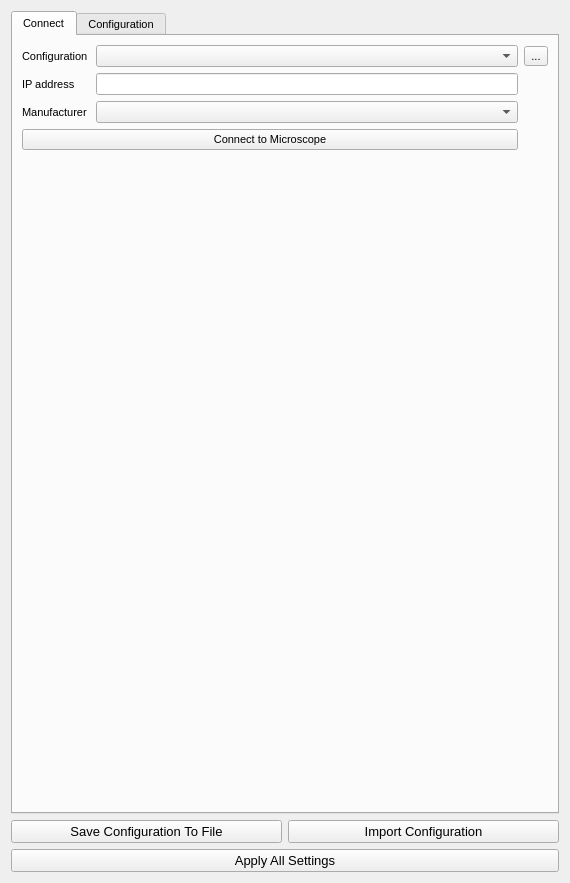
<?xml version="1.0" encoding="UTF-8"?>
<ui version="4.0">
 <class>Form</class>
 <widget class="QWidget" name="Form">
  <property name="geometry">
   <rect>
    <x>0</x>
    <y>0</y>
    <width>570</width>
    <height>883</height>
   </rect>
  </property>
  <property name="minimumSize">
   <size>
    <width>0</width>
    <height>450</height>
   </size>
  </property>
  <property name="font">
   <font>
    <pointsize>10</pointsize>
   </font>
  </property>
  <property name="windowTitle">
   <string>Form</string>
  </property>
  <layout class="QGridLayout" name="gridLayout">
   <item row="15" column="1">
    <widget class="QPushButton" name="pushButton_import_yaml">
     <property name="text">
      <string>Import Configuration</string>
     </property>
    </widget>
   </item>
   <item row="15" column="0">
    <widget class="QPushButton" name="pushButton_save_yaml">
     <property name="text">
      <string>Save Configuration To File</string>
     </property>
    </widget>
   </item>
   <item row="16" column="0" colspan="2">
    <widget class="QPushButton" name="pushButton_apply_settings">
     <property name="text">
      <string>Apply All Settings</string>
     </property>
    </widget>
   </item>
   <item row="14" column="0" colspan="2">
    <widget class="QTabWidget" name="tabWidget">
     <property name="sizePolicy">
      <sizepolicy hsizetype="Minimum" vsizetype="Expanding">
       <horstretch>0</horstretch>
       <verstretch>0</verstretch>
      </sizepolicy>
     </property>
     <property name="font">
      <font>
       <pointsize>8</pointsize>
      </font>
     </property>
     <property name="currentIndex">
      <number>0</number>
     </property>
     <property name="usesScrollButtons">
      <bool>false</bool>
     </property>
     <property name="tabBarAutoHide">
      <bool>false</bool>
     </property>
     <widget class="QWidget" name="tab_4">
      <attribute name="title">
       <string>Connect</string>
      </attribute>
      <layout class="QGridLayout" name="gridLayout_7">
       <item row="3" column="0">
        <widget class="QLabel" name="label_manufacturer">
         <property name="font">
          <font>
           <pointsize>8</pointsize>
          </font>
         </property>
         <property name="text">
          <string>Manufacturer </string>
         </property>
        </widget>
       </item>
       <item row="5" column="0" colspan="2">
        <spacer name="verticalSpacer_5">
         <property name="orientation">
          <enum>Qt::Vertical</enum>
         </property>
         <property name="sizeHint" stdset="0">
          <size>
           <width>20</width>
           <height>40</height>
          </size>
         </property>
        </spacer>
       </item>
       <item row="0" column="1">
        <widget class="QComboBox" name="comboBox_configuration"/>
       </item>
       <item row="4" column="0" colspan="2">
        <widget class="QPushButton" name="microscope_button">
         <property name="font">
          <font>
           <pointsize>8</pointsize>
          </font>
         </property>
         <property name="text">
          <string>Connect to Microscope</string>
         </property>
        </widget>
       </item>
       <item row="0" column="0">
        <widget class="QLabel" name="label_configuration">
         <property name="text">
          <string>Configuration</string>
         </property>
        </widget>
       </item>
       <item row="1" column="1">
        <widget class="QLineEdit" name="lineEdit_ipaddress"/>
       </item>
       <item row="1" column="0">
        <widget class="QLabel" name="label_ip_address">
         <property name="font">
          <font>
           <pointsize>8</pointsize>
          </font>
         </property>
         <property name="text">
          <string>IP address</string>
         </property>
        </widget>
       </item>
       <item row="3" column="1">
        <widget class="QComboBox" name="comboBox_manufacturer">
         <property name="font">
          <font>
           <pointsize>8</pointsize>
          </font>
         </property>
        </widget>
       </item>
       <item row="0" column="2">
        <widget class="QToolButton" name="toolButton_import_configuration">
         <property name="text">
          <string>...</string>
         </property>
        </widget>
       </item>
      </layout>
     </widget>
     <widget class="QWidget" name="stage_tab">
      <attribute name="title">
       <string>Configuration</string>
      </attribute>
      <layout class="QGridLayout" name="gridLayout_2">
       <item row="0" column="1">
        <widget class="QScrollArea" name="scrollArea">
         <property name="sizePolicy">
          <sizepolicy hsizetype="MinimumExpanding" vsizetype="Expanding">
           <horstretch>0</horstretch>
           <verstretch>0</verstretch>
          </sizepolicy>
         </property>
         <property name="font">
          <font>
           <pointsize>8</pointsize>
          </font>
         </property>
         <property name="horizontalScrollBarPolicy">
          <enum>Qt::ScrollBarAlwaysOff</enum>
         </property>
         <property name="sizeAdjustPolicy">
          <enum>QAbstractScrollArea::AdjustToContents</enum>
         </property>
         <property name="widgetResizable">
          <bool>true</bool>
         </property>
         <widget class="QWidget" name="scrollAreaWidgetContents">
          <property name="geometry">
           <rect>
            <x>0</x>
            <y>0</y>
            <width>514</width>
            <height>1420</height>
           </rect>
          </property>
          <layout class="QGridLayout" name="gridLayout_8">
           <item row="31" column="0">
            <widget class="QLabel" name="label_11">
             <property name="font">
              <font>
               <pointsize>8</pointsize>
              </font>
             </property>
             <property name="text">
              <string>Eucentric Height (m)</string>
             </property>
            </widget>
           </item>
           <item row="29" column="0">
            <widget class="QLabel" name="label_9">
             <property name="font">
              <font>
               <pointsize>8</pointsize>
              </font>
             </property>
             <property name="text">
              <string>Current (nA)</string>
             </property>
            </widget>
           </item>
           <item row="0" column="0">
            <widget class="QLabel" name="label_header_stage">
             <property name="font">
              <font>
               <pointsize>10</pointsize>
               <weight>75</weight>
               <bold>true</bold>
              </font>
             </property>
             <property name="text">
              <string>Stage </string>
             </property>
            </widget>
           </item>
           <item row="38" column="1">
            <widget class="QDoubleSpinBox" name="doubleSpinBox_height_eb">
             <property name="font">
              <font>
               <pointsize>8</pointsize>
              </font>
             </property>
             <property name="decimals">
              <number>4</number>
             </property>
            </widget>
           </item>
           <item row="3" column="0">
            <widget class="QLabel" name="tiltFlatToElectronLabel">
             <property name="text">
              <string>Tilt Flat To Electron (deg)</string>
             </property>
            </widget>
           </item>
           <item row="39" column="0">
            <widget class="QLabel" name="label_18">
             <property name="font">
              <font>
               <pointsize>8</pointsize>
              </font>
             </property>
             <property name="text">
              <string>Detector Type</string>
             </property>
            </widget>
           </item>
           <item row="50" column="0">
            <widget class="QLabel" name="label_31">
             <property name="font">
              <font>
               <pointsize>8</pointsize>
              </font>
             </property>
             <property name="text">
              <string>Dwell time (µs)</string>
             </property>
            </widget>
           </item>
           <item row="6" column="0">
            <widget class="QLabel" name="needleStageHeightLimitnMmLabel">
             <property name="text">
              <string>Needle Stage Height Limit (mm)</string>
             </property>
            </widget>
           </item>
           <item row="41" column="1">
            <widget class="QCheckBox" name="checkBox_apply_settings">
             <property name="font">
              <font>
               <pointsize>8</pointsize>
              </font>
             </property>
             <property name="text">
              <string>Apply Settings On Start-up</string>
             </property>
            </widget>
           </item>
           <item row="39" column="1" colspan="2">
            <widget class="QLineEdit" name="lineEdit_detector_type_eb">
             <property name="sizePolicy">
              <sizepolicy hsizetype="Minimum" vsizetype="Fixed">
               <horstretch>0</horstretch>
               <verstretch>0</verstretch>
              </sizepolicy>
             </property>
             <property name="font">
              <font>
               <pointsize>8</pointsize>
              </font>
             </property>
            </widget>
           </item>
           <item row="44" column="0" colspan="2">
            <widget class="QLabel" name="label_21">
             <property name="font">
              <font>
               <pointsize>10</pointsize>
               <weight>75</weight>
               <bold>true</bold>
              </font>
             </property>
             <property name="text">
              <string>User Settings </string>
             </property>
            </widget>
           </item>
           <item row="29" column="1">
            <widget class="QDoubleSpinBox" name="doubleSpinBox_ion_current">
             <property name="font">
              <font>
               <pointsize>8</pointsize>
              </font>
             </property>
             <property name="focusPolicy">
              <enum>Qt::ClickFocus</enum>
             </property>
             <property name="decimals">
              <number>4</number>
             </property>
             <property name="maximum">
              <double>1000000.000000000000000</double>
             </property>
            </widget>
           </item>
           <item row="40" column="0">
            <widget class="QLabel" name="label_19">
             <property name="font">
              <font>
               <pointsize>8</pointsize>
              </font>
             </property>
             <property name="text">
              <string>Detector Mode</string>
             </property>
            </widget>
           </item>
           <item row="31" column="1">
            <widget class="QDoubleSpinBox" name="doubleSpinBox_height_ion">
             <property name="font">
              <font>
               <pointsize>8</pointsize>
              </font>
             </property>
             <property name="focusPolicy">
              <enum>Qt::ClickFocus</enum>
             </property>
             <property name="decimals">
              <number>4</number>
             </property>
            </widget>
           </item>
           <item row="42" column="1">
            <widget class="QCheckBox" name="checkBox_connect_automatically">
             <property name="font">
              <font>
               <pointsize>8</pointsize>
              </font>
             </property>
             <property name="text">
              <string>Connect Automatically</string>
             </property>
            </widget>
           </item>
           <item row="15" column="1">
            <widget class="QCheckBox" name="checkBox_stage_enabled">
             <property name="text">
              <string>Enabled</string>
             </property>
             <property name="checked">
              <bool>true</bool>
             </property>
            </widget>
           </item>
           <item row="49" column="0">
            <widget class="QLabel" name="label_30">
             <property name="font">
              <font>
               <pointsize>8</pointsize>
              </font>
             </property>
             <property name="text">
              <string>Rate (mm3/A/s)</string>
             </property>
            </widget>
           </item>
           <item row="33" column="1" colspan="2">
            <widget class="QLineEdit" name="lineEdit_detector_mode_ion">
             <property name="sizePolicy">
              <sizepolicy hsizetype="Minimum" vsizetype="Fixed">
               <horstretch>0</horstretch>
               <verstretch>0</verstretch>
              </sizepolicy>
             </property>
             <property name="font">
              <font>
               <pointsize>8</pointsize>
              </font>
             </property>
            </widget>
           </item>
           <item row="53" column="1">
            <widget class="QSpinBox" name="spinBox_res_width">
             <property name="focusPolicy">
              <enum>Qt::ClickFocus</enum>
             </property>
             <property name="maximum">
              <number>100000</number>
             </property>
            </widget>
           </item>
           <item row="11" column="0">
            <widget class="QLabel" name="label_3">
             <property name="font">
              <font>
               <pointsize>8</pointsize>
               <underline>false</underline>
              </font>
             </property>
             <property name="text">
              <string>Ion Beam</string>
             </property>
            </widget>
           </item>
           <item row="26" column="0" colspan="2">
            <widget class="QLabel" name="label_20">
             <property name="font">
              <font>
               <pointsize>10</pointsize>
               <weight>75</weight>
               <bold>true</bold>
              </font>
             </property>
             <property name="text">
              <string>System settings</string>
             </property>
            </widget>
           </item>
           <item row="46" column="1">
            <widget class="QDoubleSpinBox" name="doubleSpinBox_milling_current">
             <property name="focusPolicy">
              <enum>Qt::ClickFocus</enum>
             </property>
             <property name="decimals">
              <number>4</number>
             </property>
             <property name="maximum">
              <double>100000.000000000000000</double>
             </property>
            </widget>
           </item>
           <item row="16" column="1">
            <widget class="QCheckBox" name="checkBox_stage_rotation">
             <property name="text">
              <string>Rotation</string>
             </property>
             <property name="checked">
              <bool>true</bool>
             </property>
            </widget>
           </item>
           <item row="2" column="1">
            <widget class="QDoubleSpinBox" name="rotationFlatToIonSpinBox">
             <property name="focusPolicy">
              <enum>Qt::ClickFocus</enum>
             </property>
             <property name="minimum">
              <double>-360.000000000000000</double>
             </property>
             <property name="maximum">
              <double>360.000000000000000</double>
             </property>
            </widget>
           </item>
           <item row="19" column="0">
            <widget class="QLabel" name="label_5">
             <property name="font">
              <font>
               <pointsize>8</pointsize>
               <underline>false</underline>
              </font>
             </property>
             <property name="text">
              <string>Manipulator</string>
             </property>
            </widget>
           </item>
           <item row="8" column="1">
            <widget class="QCheckBox" name="checkBox_eb">
             <property name="text">
              <string>Enabled</string>
             </property>
             <property name="checked">
              <bool>true</bool>
             </property>
            </widget>
           </item>
           <item row="37" column="0">
            <widget class="QLabel" name="label_16">
             <property name="font">
              <font>
               <pointsize>8</pointsize>
              </font>
             </property>
             <property name="text">
              <string>Current (nA)</string>
             </property>
            </widget>
           </item>
           <item row="40" column="1" colspan="2">
            <widget class="QLineEdit" name="lineEdit_detector_mode_eb">
             <property name="sizePolicy">
              <sizepolicy hsizetype="Minimum" vsizetype="Fixed">
               <horstretch>0</horstretch>
               <verstretch>0</verstretch>
              </sizepolicy>
             </property>
             <property name="font">
              <font>
               <pointsize>8</pointsize>
              </font>
             </property>
            </widget>
           </item>
           <item row="28" column="0">
            <widget class="QLabel" name="label_8">
             <property name="font">
              <font>
               <pointsize>8</pointsize>
              </font>
             </property>
             <property name="text">
              <string>Voltage (V)</string>
             </property>
            </widget>
           </item>
           <item row="58" column="0">
            <widget class="QLabel" name="label_39">
             <property name="font">
              <font>
               <pointsize>8</pointsize>
              </font>
             </property>
             <property name="text">
              <string>Save</string>
             </property>
            </widget>
           </item>
           <item row="53" column="0">
            <widget class="QLabel" name="label_34">
             <property name="font">
              <font>
               <pointsize>8</pointsize>
              </font>
             </property>
             <property name="text">
              <string>Resolution</string>
             </property>
            </widget>
           </item>
           <item row="46" column="0">
            <widget class="QLabel" name="label_28">
             <property name="font">
              <font>
               <pointsize>8</pointsize>
              </font>
             </property>
             <property name="text">
              <string>Milling Current (nA)</string>
             </property>
            </widget>
           </item>
           <item row="45" column="0">
            <widget class="QLabel" name="label_27">
             <property name="font">
              <font>
               <pointsize>10</pointsize>
               <underline>true</underline>
              </font>
             </property>
             <property name="text">
              <string>Milling</string>
             </property>
            </widget>
           </item>
           <item row="50" column="1">
            <widget class="QDoubleSpinBox" name="doubleSpinBox_dwell_time_milling">
             <property name="focusPolicy">
              <enum>Qt::ClickFocus</enum>
             </property>
             <property name="decimals">
              <number>4</number>
             </property>
             <property name="maximum">
              <double>100000.000000000000000</double>
             </property>
            </widget>
           </item>
           <item row="1" column="0">
            <widget class="QLabel" name="rotationFlatToElectronLabel">
             <property name="text">
              <string>Rotation Flat To Electron (deg)</string>
             </property>
            </widget>
           </item>
           <item row="24" column="1">
            <widget class="QCheckBox" name="checkBox_gis_enabled">
             <property name="text">
              <string>Enabled</string>
             </property>
             <property name="checked">
              <bool>true</bool>
             </property>
            </widget>
           </item>
           <item row="12" column="1">
            <widget class="QCheckBox" name="checkBox_select_plasma_gas">
             <property name="text">
              <string>Can Select Plasma Gas</string>
             </property>
            </widget>
           </item>
           <item row="55" column="1" colspan="2">
            <widget class="QLineEdit" name="lineEdit_beam_type">
             <property name="sizePolicy">
              <sizepolicy hsizetype="Minimum" vsizetype="Fixed">
               <horstretch>0</horstretch>
               <verstretch>0</verstretch>
              </sizepolicy>
             </property>
            </widget>
           </item>
           <item row="8" column="0">
            <widget class="QLabel" name="label_2">
             <property name="font">
              <font>
               <pointsize>8</pointsize>
               <underline>false</underline>
              </font>
             </property>
             <property name="text">
              <string>Electron Beam</string>
             </property>
            </widget>
           </item>
           <item row="4" column="1">
            <widget class="QDoubleSpinBox" name="tiltFlatToIonSpinBox">
             <property name="focusPolicy">
              <enum>Qt::ClickFocus</enum>
             </property>
             <property name="minimum">
              <double>-360.000000000000000</double>
             </property>
             <property name="maximum">
              <double>360.000000000000000</double>
             </property>
            </widget>
           </item>
           <item row="32" column="1" colspan="2">
            <widget class="QLineEdit" name="lineEdit_detector_type_ion">
             <property name="sizePolicy">
              <sizepolicy hsizetype="Minimum" vsizetype="Fixed">
               <horstretch>0</horstretch>
               <verstretch>0</verstretch>
              </sizepolicy>
             </property>
             <property name="font">
              <font>
               <pointsize>8</pointsize>
              </font>
             </property>
            </widget>
           </item>
           <item row="7" column="0">
            <widget class="QLabel" name="label">
             <property name="font">
              <font>
               <pointsize>10</pointsize>
               <weight>75</weight>
               <bold>true</bold>
              </font>
             </property>
             <property name="text">
              <string>Microscope Model</string>
             </property>
            </widget>
           </item>
           <item row="17" column="1">
            <widget class="QCheckBox" name="checkBox_stage_tilt">
             <property name="text">
              <string>Tilt</string>
             </property>
             <property name="checked">
              <bool>true</bool>
             </property>
            </widget>
           </item>
           <item row="0" column="1">
            <widget class="QPushButton" name="setStage_button">
             <property name="text">
              <string>Set Stage Parameters</string>
             </property>
            </widget>
           </item>
           <item row="15" column="0">
            <widget class="QLabel" name="label_4">
             <property name="font">
              <font>
               <pointsize>8</pointsize>
               <underline>false</underline>
              </font>
             </property>
             <property name="text">
              <string>Stage</string>
             </property>
            </widget>
           </item>
           <item row="58" column="1">
            <widget class="QCheckBox" name="checkBox_save">
             <property name="text">
              <string>Enabled</string>
             </property>
            </widget>
           </item>
           <item row="32" column="0">
            <widget class="QLabel" name="label_12">
             <property name="font">
              <font>
               <pointsize>8</pointsize>
              </font>
             </property>
             <property name="text">
              <string>Detector Type</string>
             </property>
            </widget>
           </item>
           <item row="13" column="0" colspan="2">
            <widget class="Line" name="line_2">
             <property name="orientation">
              <enum>Qt::Horizontal</enum>
             </property>
            </widget>
           </item>
           <item row="33" column="0">
            <widget class="QLabel" name="label_13">
             <property name="font">
              <font>
               <pointsize>8</pointsize>
              </font>
             </property>
             <property name="text">
              <string>Detector Mode</string>
             </property>
            </widget>
           </item>
           <item row="35" column="0">
            <widget class="QLabel" name="label_15">
             <property name="font">
              <font>
               <pointsize>8</pointsize>
              </font>
             </property>
             <property name="text">
              <string>Voltage (V)</string>
             </property>
            </widget>
           </item>
           <item row="56" column="0">
            <widget class="QLabel" name="label_37">
             <property name="font">
              <font>
               <pointsize>8</pointsize>
              </font>
             </property>
             <property name="text">
              <string>Autocontrast</string>
             </property>
            </widget>
           </item>
           <item row="57" column="1">
            <widget class="QDoubleSpinBox" name="doubleSpinBox_dwell_time_imaging">
             <property name="focusPolicy">
              <enum>Qt::ClickFocus</enum>
             </property>
             <property name="decimals">
              <number>4</number>
             </property>
             <property name="maximum">
              <double>1000000.000000000000000</double>
             </property>
            </widget>
           </item>
           <item row="1" column="1">
            <widget class="QDoubleSpinBox" name="rotationFlatToElectronSpinBox">
             <property name="focusPolicy">
              <enum>Qt::ClickFocus</enum>
             </property>
             <property name="keyboardTracking">
              <bool>false</bool>
             </property>
             <property name="minimum">
              <double>-360.000000000000000</double>
             </property>
             <property name="maximum">
              <double>360.000000000000000</double>
             </property>
            </widget>
           </item>
           <item row="4" column="0">
            <widget class="QLabel" name="tiltFlatToIonLabel">
             <property name="text">
              <string>Tilt Flat To Ion (deg)</string>
             </property>
            </widget>
           </item>
           <item row="47" column="0">
            <widget class="QLabel" name="label_29">
             <property name="font">
              <font>
               <pointsize>8</pointsize>
              </font>
             </property>
             <property name="text">
              <string>Spot Size (nm)</string>
             </property>
            </widget>
           </item>
           <item row="19" column="1">
            <widget class="QCheckBox" name="checkBox_needle_enabled">
             <property name="text">
              <string>Enabled</string>
             </property>
             <property name="checked">
              <bool>true</bool>
             </property>
            </widget>
           </item>
           <item row="59" column="0">
            <widget class="QLabel" name="label_40">
             <property name="font">
              <font>
               <pointsize>8</pointsize>
              </font>
             </property>
             <property name="text">
              <string>Gamma </string>
             </property>
            </widget>
           </item>
           <item row="27" column="0">
            <widget class="QLabel" name="label_7">
             <property name="font">
              <font>
               <pointsize>10</pointsize>
               <underline>true</underline>
              </font>
             </property>
             <property name="text">
              <string>Ion Beam</string>
             </property>
            </widget>
           </item>
           <item row="6" column="1">
            <widget class="QDoubleSpinBox" name="needleStageHeightLimitnMmDoubleSpinBox">
             <property name="focusPolicy">
              <enum>Qt::ClickFocus</enum>
             </property>
             <property name="minimum">
              <double>-99.000000000000000</double>
             </property>
            </widget>
           </item>
           <item row="20" column="1">
            <widget class="QCheckBox" name="checkBox_needle_rotation">
             <property name="text">
              <string>Rotation</string>
             </property>
             <property name="checked">
              <bool>true</bool>
             </property>
            </widget>
           </item>
           <item row="21" column="1">
            <widget class="QCheckBox" name="checkBox_needle_tilt">
             <property name="text">
              <string>Tilt</string>
             </property>
             <property name="checked">
              <bool>true</bool>
             </property>
            </widget>
           </item>
           <item row="18" column="0" colspan="2">
            <widget class="Line" name="line_3">
             <property name="orientation">
              <enum>Qt::Horizontal</enum>
             </property>
            </widget>
           </item>
           <item row="52" column="0">
            <widget class="QLabel" name="label_33">
             <property name="font">
              <font>
               <pointsize>8</pointsize>
              </font>
             </property>
             <property name="text">
              <string>Imaging Current (nA)</string>
             </property>
            </widget>
           </item>
           <item row="23" column="0" colspan="2">
            <widget class="Line" name="line_4">
             <property name="orientation">
              <enum>Qt::Horizontal</enum>
             </property>
            </widget>
           </item>
           <item row="30" column="0">
            <widget class="QLabel" name="label_10">
             <property name="font">
              <font>
               <pointsize>8</pointsize>
              </font>
             </property>
             <property name="text">
              <string>Plasma Gas</string>
             </property>
            </widget>
           </item>
           <item row="54" column="0">
            <widget class="QLabel" name="label_35">
             <property name="font">
              <font>
               <pointsize>8</pointsize>
              </font>
             </property>
             <property name="text">
              <string>Horizontal Field Width (µm)</string>
             </property>
            </widget>
           </item>
           <item row="24" column="0">
            <widget class="QLabel" name="label_6">
             <property name="font">
              <font>
               <pointsize>8</pointsize>
               <underline>false</underline>
              </font>
             </property>
             <property name="text">
              <string>Gas Injection System</string>
             </property>
            </widget>
           </item>
           <item row="57" column="0">
            <widget class="QLabel" name="label_38">
             <property name="font">
              <font>
               <pointsize>8</pointsize>
              </font>
             </property>
             <property name="text">
              <string>Dwell Time (µs)</string>
             </property>
            </widget>
           </item>
           <item row="3" column="1">
            <widget class="QDoubleSpinBox" name="tiltFlatToElectronSpinBox">
             <property name="focusPolicy">
              <enum>Qt::ClickFocus</enum>
             </property>
             <property name="minimum">
              <double>-360.000000000000000</double>
             </property>
             <property name="maximum">
              <double>360.000000000000000</double>
             </property>
            </widget>
           </item>
           <item row="55" column="0">
            <widget class="QLabel" name="label_36">
             <property name="font">
              <font>
               <pointsize>8</pointsize>
              </font>
             </property>
             <property name="text">
              <string>Beam</string>
             </property>
            </widget>
           </item>
           <item row="30" column="1" colspan="2">
            <widget class="QLineEdit" name="lineEdit_plasma_gas">
             <property name="sizePolicy">
              <sizepolicy hsizetype="Minimum" vsizetype="Fixed">
               <horstretch>0</horstretch>
               <verstretch>0</verstretch>
              </sizepolicy>
             </property>
             <property name="font">
              <font>
               <pointsize>8</pointsize>
              </font>
             </property>
            </widget>
           </item>
           <item row="5" column="1">
            <widget class="QDoubleSpinBox" name="preTiltSpinBox">
             <property name="focusPolicy">
              <enum>Qt::ClickFocus</enum>
             </property>
            </widget>
           </item>
           <item row="35" column="1">
            <widget class="QSpinBox" name="spinBox_voltage_eb">
             <property name="font">
              <font>
               <pointsize>8</pointsize>
              </font>
             </property>
             <property name="focusPolicy">
              <enum>Qt::ClickFocus</enum>
             </property>
             <property name="maximum">
              <number>1000000</number>
             </property>
            </widget>
           </item>
           <item row="52" column="1">
            <widget class="QDoubleSpinBox" name="doubleSpinBox_imaging_current">
             <property name="focusPolicy">
              <enum>Qt::ClickFocus</enum>
             </property>
             <property name="decimals">
              <number>4</number>
             </property>
             <property name="maximum">
              <double>1000000.000000000000000</double>
             </property>
            </widget>
           </item>
           <item row="25" column="1">
            <widget class="QCheckBox" name="checkBox_multichem">
             <property name="text">
              <string>MultiChem</string>
             </property>
             <property name="checked">
              <bool>true</bool>
             </property>
            </widget>
           </item>
           <item row="47" column="1">
            <widget class="QDoubleSpinBox" name="doubleSpinBox_spotsize">
             <property name="focusPolicy">
              <enum>Qt::ClickFocus</enum>
             </property>
             <property name="decimals">
              <number>4</number>
             </property>
             <property name="maximum">
              <double>100000.000000000000000</double>
             </property>
            </widget>
           </item>
           <item row="37" column="1">
            <widget class="QDoubleSpinBox" name="doubleSpinBox_current_eb">
             <property name="font">
              <font>
               <pointsize>8</pointsize>
              </font>
             </property>
             <property name="decimals">
              <number>4</number>
             </property>
             <property name="maximum">
              <double>100000.000000000000000</double>
             </property>
            </widget>
           </item>
           <item row="28" column="1">
            <widget class="QSpinBox" name="spinBox_ion_voltage">
             <property name="font">
              <font>
               <pointsize>8</pointsize>
              </font>
             </property>
             <property name="focusPolicy">
              <enum>Qt::ClickFocus</enum>
             </property>
             <property name="maximum">
              <number>100000</number>
             </property>
            </widget>
           </item>
           <item row="54" column="1">
            <widget class="QSpinBox" name="spinBox_hfw">
             <property name="focusPolicy">
              <enum>Qt::ClickFocus</enum>
             </property>
             <property name="maximum">
              <number>1000000</number>
             </property>
            </widget>
           </item>
           <item row="34" column="0">
            <widget class="QLabel" name="label_14">
             <property name="font">
              <font>
               <pointsize>10</pointsize>
               <underline>true</underline>
              </font>
             </property>
             <property name="text">
              <string>Electron Beam</string>
             </property>
            </widget>
           </item>
           <item row="2" column="0">
            <widget class="QLabel" name="rotationFlatToIonLabel">
             <property name="text">
              <string>Rotation Flat To Ion (deg)</string>
             </property>
            </widget>
           </item>
           <item row="11" column="1">
            <widget class="QCheckBox" name="checkBox_ib">
             <property name="text">
              <string>Enabled</string>
             </property>
             <property name="checked">
              <bool>true</bool>
             </property>
            </widget>
           </item>
           <item row="56" column="1">
            <widget class="QCheckBox" name="checkBox_autocontrast">
             <property name="text">
              <string>Enabled</string>
             </property>
             <property name="tristate">
              <bool>false</bool>
             </property>
            </widget>
           </item>
           <item row="59" column="1">
            <widget class="QCheckBox" name="checkBox_gamma">
             <property name="text">
              <string>Enabled</string>
             </property>
            </widget>
           </item>
           <item row="53" column="2">
            <widget class="QSpinBox" name="spinBox_res_height">
             <property name="maximum">
              <number>100000</number>
             </property>
            </widget>
           </item>
           <item row="9" column="0" colspan="2">
            <widget class="Line" name="line">
             <property name="orientation">
              <enum>Qt::Horizontal</enum>
             </property>
            </widget>
           </item>
           <item row="38" column="0">
            <widget class="QLabel" name="label_17">
             <property name="font">
              <font>
               <pointsize>8</pointsize>
              </font>
             </property>
             <property name="text">
              <string>Eucentric Height  (m)</string>
             </property>
            </widget>
           </item>
           <item row="5" column="0">
            <widget class="QLabel" name="preTiltLabel">
             <property name="text">
              <string>Shuttle Pre Tilt (deg)</string>
             </property>
            </widget>
           </item>
           <item row="49" column="1">
            <widget class="QDoubleSpinBox" name="doubleSpinBox_rate">
             <property name="focusPolicy">
              <enum>Qt::ClickFocus</enum>
             </property>
             <property name="decimals">
              <number>4</number>
             </property>
             <property name="maximum">
              <double>1000000.000000000000000</double>
             </property>
            </widget>
           </item>
           <item row="51" column="0">
            <widget class="QLabel" name="label_32">
             <property name="font">
              <font>
               <pointsize>10</pointsize>
               <underline>true</underline>
              </font>
             </property>
             <property name="text">
              <string>Imaging</string>
             </property>
            </widget>
           </item>
           <item row="43" column="1">
            <widget class="QCheckBox" name="checkBox_load_positions">
             <property name="text">
              <string>Load Positions On Start-up</string>
             </property>
            </widget>
           </item>
          </layout>
         </widget>
        </widget>
       </item>
      </layout>
     </widget>
    </widget>
   </item>
  </layout>
 </widget>
 <tabstops>
  <tabstop>tabWidget</tabstop>
  <tabstop>lineEdit_ipaddress</tabstop>
  <tabstop>comboBox_manufacturer</tabstop>
  <tabstop>microscope_button</tabstop>
  <tabstop>scrollArea</tabstop>
  <tabstop>setStage_button</tabstop>
  <tabstop>rotationFlatToElectronSpinBox</tabstop>
  <tabstop>rotationFlatToIonSpinBox</tabstop>
  <tabstop>tiltFlatToElectronSpinBox</tabstop>
  <tabstop>tiltFlatToIonSpinBox</tabstop>
  <tabstop>preTiltSpinBox</tabstop>
  <tabstop>needleStageHeightLimitnMmDoubleSpinBox</tabstop>
  <tabstop>checkBox_eb</tabstop>
  <tabstop>checkBox_ib</tabstop>
  <tabstop>checkBox_select_plasma_gas</tabstop>
  <tabstop>checkBox_stage_enabled</tabstop>
  <tabstop>checkBox_stage_rotation</tabstop>
  <tabstop>checkBox_stage_tilt</tabstop>
  <tabstop>checkBox_needle_enabled</tabstop>
  <tabstop>checkBox_needle_rotation</tabstop>
  <tabstop>checkBox_needle_tilt</tabstop>
  <tabstop>checkBox_gis_enabled</tabstop>
  <tabstop>checkBox_multichem</tabstop>
  <tabstop>spinBox_ion_voltage</tabstop>
  <tabstop>doubleSpinBox_ion_current</tabstop>
  <tabstop>lineEdit_plasma_gas</tabstop>
  <tabstop>doubleSpinBox_height_ion</tabstop>
  <tabstop>lineEdit_detector_type_ion</tabstop>
  <tabstop>lineEdit_detector_mode_ion</tabstop>
  <tabstop>spinBox_voltage_eb</tabstop>
  <tabstop>doubleSpinBox_current_eb</tabstop>
  <tabstop>doubleSpinBox_height_eb</tabstop>
  <tabstop>lineEdit_detector_type_eb</tabstop>
  <tabstop>lineEdit_detector_mode_eb</tabstop>
  <tabstop>checkBox_apply_settings</tabstop>
  <tabstop>checkBox_connect_automatically</tabstop>
  <tabstop>doubleSpinBox_milling_current</tabstop>
  <tabstop>doubleSpinBox_spotsize</tabstop>
  <tabstop>doubleSpinBox_rate</tabstop>
  <tabstop>doubleSpinBox_dwell_time_milling</tabstop>
  <tabstop>doubleSpinBox_imaging_current</tabstop>
  <tabstop>spinBox_res_width</tabstop>
  <tabstop>spinBox_res_height</tabstop>
  <tabstop>spinBox_hfw</tabstop>
  <tabstop>lineEdit_beam_type</tabstop>
  <tabstop>checkBox_autocontrast</tabstop>
  <tabstop>doubleSpinBox_dwell_time_imaging</tabstop>
  <tabstop>checkBox_save</tabstop>
  <tabstop>checkBox_gamma</tabstop>
  <tabstop>pushButton_save_yaml</tabstop>
  <tabstop>pushButton_import_yaml</tabstop>
  <tabstop>pushButton_apply_settings</tabstop>
 </tabstops>
 <resources/>
 <connections/>
</ui>
